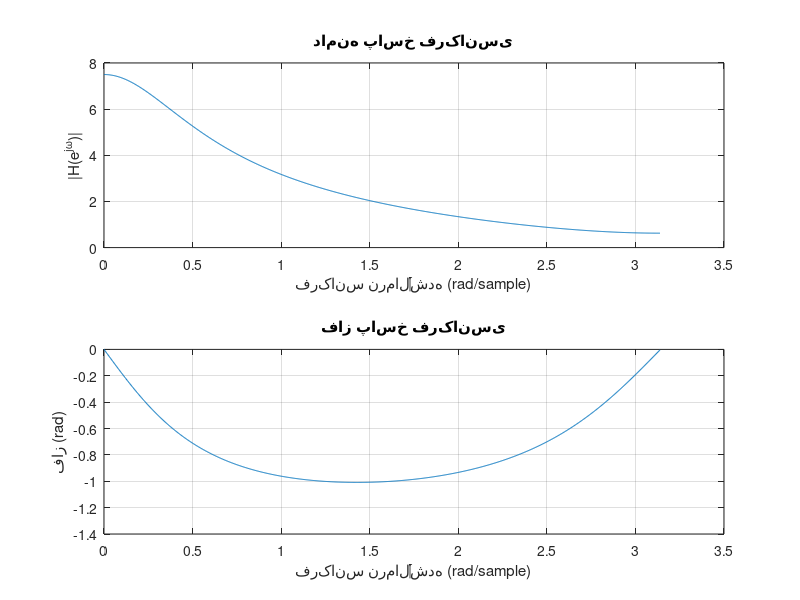
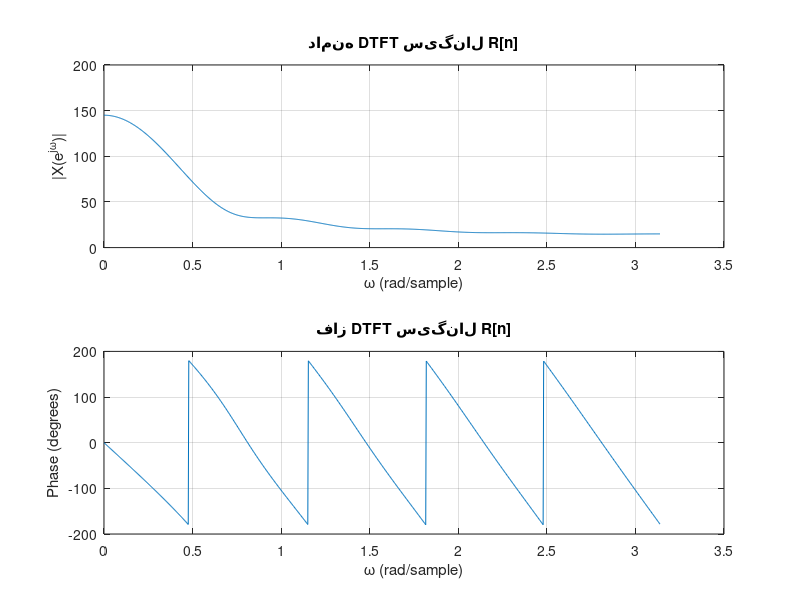
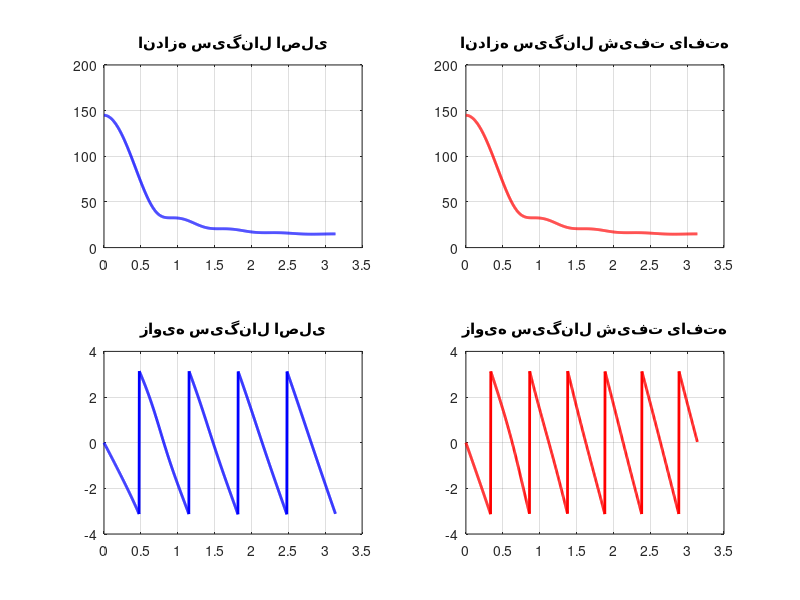
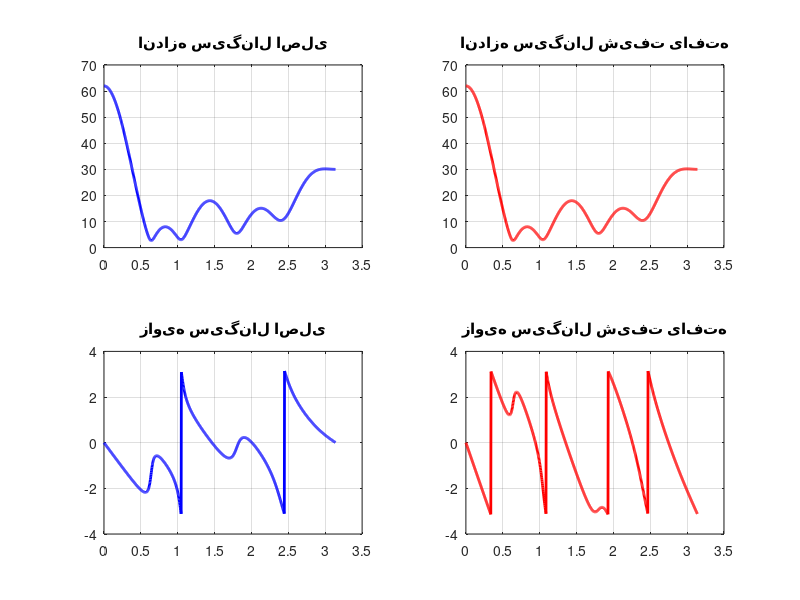

The MATLAB script that drew these images, in order: (Note: this script raises an error after producing the figures.)
%% A01
clear; close all; clc;

% ضرایب تابع تبدیل
num = [2 1];
den = [1 -0.6];

% محاسبه پاسخ فرکانسی با freqz
[H, w] = freqz(num, den, 1024);

% رسم دامنه و فاز
figure;
subplot(2,1,1);
plot(w, abs(H));
title('دامنه پاسخ فرکانسی');
xlabel('فرکانس نرمالشده (rad/sample)');
ylabel('|H(e^{j\omega})|');
grid on;

subplot(2,1,2);
plot(w, angle(H));
title('فاز پاسخ فرکانسی');
xlabel('فرکانس نرمالشده (rad/sample)');
ylabel('فاز (rad)');
grid on;
%% A02
clear; close all; clc;
R = [1 4 7 10 13 16 19 22 25 28];

% محاسبه DTFT (تخمینی) با freqz
[H, w] = freqz(R, 1, 1024);

figure;
subplot(2,1,1);
plot(w, abs(H));
title('دامنه DTFT سیگنال R[n]');
xlabel('\omega (rad/sample)');
ylabel('|X(e^{j\omega})|');
grid on;

subplot(2,1,2);
plot(w, rad2deg(angle(H))); % فاز بر حسب درجه
title('فاز DTFT سیگنال R[n]');
xlabel('\omega (rad/sample)');
ylabel('Phase (degrees)');
grid on;
%% A03
clear; close all; clc;
R = [1 4 7 10 13 16 19 22 25 28];
R_shift = [zeros(1,3) R]; % شیفت به اندازه 3 نمونه

[H_org, w] = freqz(R, 1, 1024);
[H_shift, w_shift] = freqz(R_shift, 1, 1024);

figure;
subplot(2,2,1);
plot(w, abs(H_org), 'b', 'LineWidth', 2);
title('اندازه سیگنال اصلی');
grid on;

subplot(2,2,2);
plot(w_shift, abs(H_shift), 'r', 'LineWidth', 2);
title('اندازه سیگنال شیفت یافته');
grid on;

subplot(2,2,3);
plot(w_shift, angle(H_org), 'b', 'LineWidth', 2);
title('زاویه سیگنال اصلی');
grid on;

subplot(2,2,4);
plot(w_shift, angle(H_shift), 'r', 'LineWidth', 2);
title('زاویه سیگنال شیفت یافته');
grid on;

%% A04
clear; close all; clc;
shift_vals = [5 10];
Rs = [[10 2 7 3 15 1 9 2 5 8];
      [1 2 1 2 3 6 9 6 5 9]];
i=1;
for k = 1:4
    R = Rs(i,:);
    R_shift = [zeros(1, shift_vals(i)) R]; % شیفت به اندازه 3 نمونه
    
    [H_org, w] = freqz(R, 1, 1024);
    [H_shift, w_shift] = freqz(R_shift, 1, 1024);
    
    figure;
    subplot(2,2,1);
    plot(w, abs(H_org), 'b', 'LineWidth', 2);
    title('اندازه سیگنال اصلی');
    grid on;
    
    subplot(2,2,2);
    plot(w_shift, abs(H_shift), 'r', 'LineWidth', 2);
    title('اندازه سیگنال شیفت یافته');
    grid on;
    
    subplot(2,2,3);
    plot(w_shift, angle(H_org), 'b', 'LineWidth', 2);
    title('زاویه سیگنال اصلی');
    grid on;
    
    subplot(2,2,4);
    plot(w_shift, angle(H_shift), 'r', 'LineWidth', 2);
    title('زاویه سیگنال شیفت یافته');
    grid on;
    
    if k == 2
        i = i+1;
    end
end

%% A05
clear; close all; clc;

n = 0:99;
x = sin(0.2*pi*n) + 0.5*cos(0.5*pi*n);

omega0_vals = [0, pi/8, pi/4, pi/2];
colors = {'b', 'r', 'g', 'm'};

figure;
for i = 1:length(omega0_vals)
    subplot(length(omega0_vals), 1, i);
    omega0 = omega0_vals(i);
    x_shifted = x .* exp(1j*omega0*n);
    [H, w] = freqz(x_shifted, 1, 1024);
    plot(w, abs(H), colors{i}, 'LineWidth', 1.5);
    title('تاثیر شیفت فرکانسی بر دامنه');
    legend(['\omega = \pi/' num2str(1/ (omega0_vals(i)/pi))])
    xlabel('\omega (rad/sample)');
    ylabel('|X(e^{j\omega})|');
    grid on;
end

figure;
for i = 1:length(omega0_vals)
    subplot(length(omega0_vals), 1, i);
    omega0 = omega0_vals(i);
    x_shifted = x .* exp(1j*omega0*n);
    [H, w] = freqz(x_shifted, 1, 1024);
    plot(w, angle(H), colors{i}, 'LineWidth', 1.5);
    title('تاثیر شیفت فرکانسی بر فاز');
    legend(['\omega = \pi/' num2str(1/ (omega0_vals(i)/pi))])
    xlabel('\omega (rad/sample)');
    ylabel('angle X(e^{j\omega})');
    grid on;
end

%% A06_1
clear; close all; clc;
x = [1 2 3];
y = [1 1 1];

conv_time = conv(x, y);

X = fft(x, 5);
Y = fft(y, 5);
conv_freq = ifft(X .* Y);

disp('کانولوشن در زمان:'); disp(conv_time);
disp('حاصل ضرب در فرکانس و تبدیل معکوس:'); disp(conv_freq);

%% A06_2
clear; close all; clc;
x = [3 2 3 5 7];
y = [1 5 6 1 2];

conv_time = conv(x, y);

X = fft(x, 9);
Y = fft(y, 9);
conv_freq = ifft(X .* Y);

disp('کانولوشن در زمان:'); disp(conv_time);
disp('حاصل ضرب در فرکانس و تبدیل معکوس:'); disp(conv_freq);
%% A07
clear; close all; clc;

x1 = [1 2 3 4];
x2 = [3 2 1 0];

% ضرب در حوزه زمان
prod_time = x1 .* x2;

% محاسبه کانولوشن چرخشی در حوزه فرکانس
N = length(x1);
X1 = fft(x1, N);
X2 = fft(x2, N);
conv_freq_circ = cconv(X1, X2, N) / N;
prod_freq = ifft(conv_freq_circ);

% نمایش نتایج
disp('ضرب در حوزه زمان:');
disp(prod_time);
disp('حاصل از کانولوشن در فرکانس: ');
disp(prod_freq);
%% A07_2
clear; close all; clc;

Fs = 1000;
t = 0:1/Fs:1-1/Fs;
f1 = 50;
f2 = 120;
x_sin1 = cos(2*pi*f1*t);
x_sin2 = cos(2*pi*f2*t);

% ضرب در زمان
prod_sin_time = x_sin1 .* x_sin2;

% کانولوشن در فرکانس
Nfft = length(t);
X_sin1 = fft(x_sin1, Nfft);
X_sin2 = fft(x_sin2, Nfft);
conv_sin_freq = cconv(X_sin1, X_sin2, Nfft) / Nfft;
prod_sin_freq = ifft(conv_sin_freq);

figure;
subplot(2,1,1);
plot(t(1:200), prod_sin_time(1:200));
title('ضرب دو سینوسی در حوزه زمان');
xlabel('زمان (ثانیه)');
ylabel('دامنه');
grid on;

subplot(2,1,2);
plot(t(1:200), real(prod_sin_freq(1:200)));
title('بازسازی از کانولوشن در فرکانس');
xlabel('زمان (ثانیه)');
ylabel('دامنه');
grid on;
%% A08
clc; clear; close all;
x = [1 2 3 4 5 6 7 8 9 10];
x_rev = fliplr(x);

X = fft(x);
X_rev = fft(x_rev);

figure;
subplot(2,2,1); stem(abs(X)); title('abs FFT x[n]');
subplot(2,2,2); stem(abs(X_rev)); title('abs FFT x[-n]');
subplot(2,2,3); stem(angle(X)); title('angle FFT x[n]');
subplot(2,2,4); stem(angle(X_rev)); title('angle FFT x[-n]');

x = [5 6 3 2 4 1 3 2 6 5];
x_rev = fliplr(x);

X = fft(x);
X_rev = fft(x_rev);

figure;
subplot(2,2,1); stem(abs(X)); title('abs FFT x[n]');
subplot(2,2,2); stem(abs(X_rev)); title('abs FFT x[-n]');
subplot(2,2,3); stem(angle(X)); title('angle FFT x[n]');
subplot(2,2,4); stem(angle(X_rev)); title('angle FFT x[-n]');

%% A09
clear; close all; clc;

N = 20;
n = 0:N-1;

x = sin(0.3*pi*n) + 0.7*sin(0.8*pi*n) + 0.3*cos(0.15*pi*n);

L_vals = [20, 50, 200, 1000];

for i = 1:length(L_vals)
    L = L_vals(i);
    X = fft(x, L);
    x_recon = ifft(X, L);
    x_recon = real(x_recon(1:N));
    
    % رسم
    figure;
    subplot(2, 1, 1);
    k = 0:L-1;
    wk = k * (2*pi/L);  % فرکانسهای نرمالشده
    stem(wk, abs(X), 'b', 'Marker', 'none', 'LineWidth', 0.5);
    title(sprintf('FFT (L = %d)', L));
    xlabel('\omega (rad/sample)');
    ylabel('|X[k]|');
    xlim([0, pi]);
    grid on;
    subplot(2, 1, 2);
    stem(x_recon, 'b', 'Marker', 'none', 'LineWidth', 0.5);
    title(sprintf('iFFT (L = %d)', L));
    grid on;
end
%% A10 
clc; clear; close all;
x_test = [1 2 3 4 5];
N_test = length(x_test);
m_test = 2;

y_test = circshift1(x_test, m_test);
disp('سیگنال اصلی x:'); disp(x_test);
disp('سیگنال شیفت یافته y:'); disp(y_test);
%%
clc; clear; close all;
x_test = [1 2 3 4 5];
N_test = length(x_test);
m_test = 2;

y_test = circshift1(x_test, m_test);

X_fft = fft(x_test);
Y_fft = fft(y_test);

subplot(3,2,1);
stem(x_test, 'filled', 'LineWidth', 1.5);
title('x[n]');
grid on;

subplot(3,2,2);
stem(y_test, 'filled', 'LineWidth', 1.5);
title('y[n]');
grid on;

subplot(3,2,3);
stem(abs(X_fft), 'filled', 'LineWidth', 1.5);
title('abs fft x[n]');
grid on;

subplot(3,2,4);
stem(abs(Y_fft), 'filled', 'LineWidth', 1.5);
title('abs fft y[n]');
grid on;

subplot(3,2,5);
stem(angle(X_fft), 'filled', 'LineWidth', 1.5);
title('angle fft x[n]');
grid on;

subplot(3,2,6);
stem(angle(Y_fft), 'filled', 'LineWidth', 1.5);
title('angle fft y[n]');
grid on;

%% A11
clc; clear; close all;

x1 = [1 2 3];
h1 = [1 1 1];
y1 = circconv1(x1, h1);

disp('مثال 1:');
disp(['x = ', num2str(x1)]);
disp(['h = ', num2str(h1)]);
disp('کانولوشن چرخشی:'); disp(y1);

x2 = [1 1 1 1];
h2 = [1 1 1 1];
y2_circ = circconv1(x2, h2);

disp('مثال 2:');
disp(['x = ', num2str(x2)]);
disp(['h = ', num2str(h2)]);
disp('کانولوشن چرخشی:'); disp(y2_circ);
%% A12
clc; clear; close all;

x1 = [1 2 3];
h1 = [4 5];
y1_true = conv(x1, h1);
y1_circ_method = linear_conv_using_circconv1(x1, h1);

disp('x = [1 2 3], h = [4 5]');
y1_true
y1_circ_method

x2 = [1 1 1];
h2 = [1 1 1];
y2_true = conv(x2, h2);
y2_circ_method = linear_conv_using_circconv1(x2, h2);

disp('x = [1 1 1], h = [1 1 1]');
y2_true
y2_circ_method
%% A13
clear; close all; clc;
x1 = [1 2 3];
h1 = [4 5];
y1_fft = conv_fft(x1, h1);
y1_conv = conv(x1, h1);

disp('x = [1 2 3], h = [4 5]');
disp('کانولوشن با FFT:'); disp(y1_fft);
disp('کانولوشن مستقیم:'); disp(y1_conv);

x2 = [1 -1 2 -2 3 -3 4 -4];
h2 = [0.2 0.5 0.8 0.5 0.2];
y2_fft = conv_fft(x2, h2);
y2_conv = conv(x2, h2);
disp('x = [1 -1 2 -2 3 -3 4 -4], h = [0.2 0.5 0.8 0.5 0.2]');
disp('کانولوشن با FFT:'); disp(y2_fft);
disp('کانولوشن مستقیم:'); disp(y2_conv);
